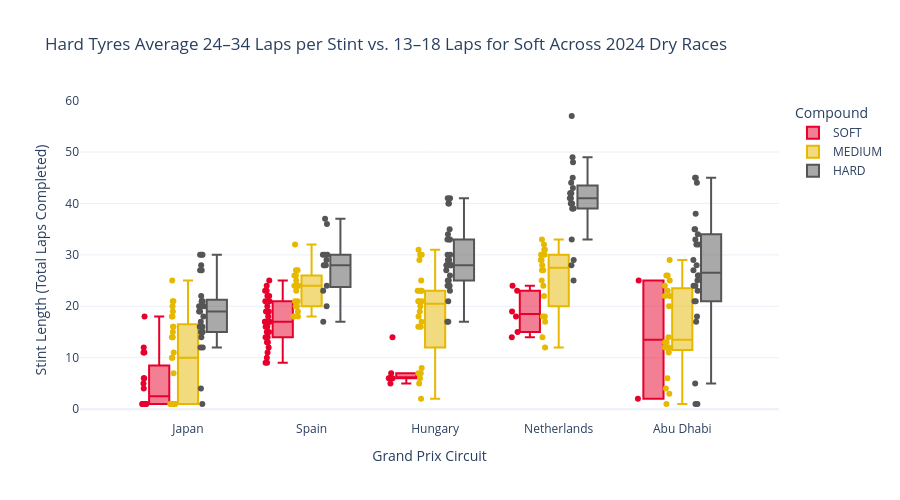

Write notebook code for a chart like this one.
### Code cell
fig_stints = px.box(
    stints_df,
    x="Circuit",
    y="TotalStintLaps",
    color="Compound",
    category_orders={
        "Circuit": list(DEFAULT_RACES_2024.keys()),
        "Compound": ["SOFT", "MEDIUM", "HARD"],
    },
    color_discrete_map=COMPOUND_COLORS,
    points="all",
    hover_data=["Driver", "Team", "Stint", "StartLap", "EndLap", "MaxTyreLife"],
    title="Hard Tyres Average 24–34 Laps per Stint vs. 13–18 Laps for Soft Across 2024 Dry Races",
    labels={
        "TotalStintLaps": "Stint Length (Total Laps Completed)",
        "Circuit": "Grand Prix Circuit",
        "Compound": "Tyre Compound",
    },
    template="plotly_white",
)
fig_stints.update_layout(height=500, boxmode="group", legend_title_text="Compound")
fig_stints.show()

### Figure 1 — Plotly figure (JSON) as saved in the notebook; plotly's stock layout.template omitted (floating-point values rounded to 4 significant figures; data arrays with more than 128 entries replaced by an {"elided": "..."} marker saying what was removed)
{"data": [{"alignmentgroup": "True", "boxpoints": "all", "customdata": {"elided": "60x6 mixed values"}, "hovertemplate": "Tyre Compound=SOFT<br>Grand Prix Circuit=%{x}<br>Stint Length (Total Laps Completed)=%{y}<br>Driver=%{customdata[0]}<br>Team=%{customdata[1]}<br>Stint=%{customdata[2]}<br>StartLap=%{customdata[3]}<br>EndLap=%{customdata[4]}<br>MaxTyreLife=%{customdata[5]}<extra></extra>", "legendgroup": "SOFT", "marker": {"color": "#E8002D"}, "name": "SOFT", "notched": false, "offsetgroup": "SOFT", "orientation": "v", "showlegend": true, "type": "box", "x": ["Abu Dhabi", "Abu Dhabi", "Hungary", "Hungary", "Hungary", "Hungary", "Hungary", "Hungary", "Japan", "Japan", "Japan", "Japan", "Japan", "Japan", "Japan", "Japan", "Japan", "Japan", "Japan", "Japan", "Japan", "Japan", "Japan", "Japan", "Netherlands", "Netherlands", "Netherlands", "Netherlands", "Netherlands", "Netherlands", "Spain", "Spain", "Spain", "Spain", "Spain", "Spain", "Spain", "Spain", "Spain", "Spain", "Spain", "Spain", "Spain", "Spain", "Spain", "Spain", "Spain", "Spain", "Spain", "Spain", "Spain", "Spain", "Spain", "Spain", "Spain", "Spain", "Spain", "Spain", "Spain", "Spain"], "x0": " ", "xaxis": "x", "y": [25, 2, 14, 7, 6, 6, 6, 5, 6, 1, 12, 1, 4, 1, 11, 18, 1, 5, 1, 1, 1, 11, 6, 1, 18, 23, 24, 14, 15, 19, 17, 22, 23, 19, 16, 23, 15, 24, 19, 15, 21, 20, 25, 22, 13, 18, 17, 14, 13, 12, 19, 9, 17, 16, 11, 17, 10, 9, 21, 14], "y0": " ", "yaxis": "y"}, {"alignmentgroup": "True", "boxpoints": "all", "customdata": {"elided": "112x6 mixed values"}, "hovertemplate": "Tyre Compound=MEDIUM<br>Grand Prix Circuit=%{x}<br>Stint Length (Total Laps Completed)=%{y}<br>Driver=%{customdata[0]}<br>Team=%{customdata[1]}<br>Stint=%{customdata[2]}<br>StartLap=%{customdata[3]}<br>EndLap=%{customdata[4]}<br>MaxTyreLife=%{customdata[5]}<extra></extra>", "legendgroup": "MEDIUM", "marker": {"color": "#E6B800"}, "name": "MEDIUM", "notched": false, "offsetgroup": "MEDIUM", "orientation": "v", "showlegend": true, "type": "box", "x": ["Abu Dhabi", "Abu Dhabi", "Abu Dhabi", "Abu Dhabi", "Abu Dhabi", "Abu Dhabi", "Abu Dhabi", "Abu Dhabi", "Abu Dhabi", "Abu Dhabi", "Abu Dhabi", "Abu Dhabi", "Abu Dhabi", "Abu Dhabi", "Abu Dhabi", "Abu Dhabi", "Abu Dhabi", "Abu Dhabi", "Abu Dhabi", "Abu Dhabi", "Hungary", "Hungary", "Hungary", "Hungary", "Hungary", "Hungary", "Hungary", "Hungary", "Hungary", "Hungary", "Hungary", "Hungary", "Hungary", "Hungary", "Hungary", "Hungary", "Hungary", "Hungary", "Hungary", "Hungary", "Hungary", "Hungary", "Hungary", "Hungary", "Japan", "Japan", "Japan", "Japan", "Japan", "Japan", "Japan", "Japan", "Japan", "Japan", "Japan", "Japan", "Japan", "Japan", "Japan", "Japan", "Japan", "Japan", "Japan", "Japan", "Japan", "Japan", "Japan", "Japan", "Japan", "Japan", "Japan", "Japan", "Japan", "Netherlands", "Netherlands", "Netherlands", "Netherlands", "Netherlands", "Netherlands", "Netherlands", "Netherlands", "Netherlands", "Netherlands", "Netherlands", "Netherlands", "Netherlands", "Netherlands", "Netherlands", "Netherlands", "Netherlands", "Netherlands", "Netherlands", "Netherlands", "Spain", "Spain", "Spain", "Spain", "Spain", "Spain", "Spain", "Spain", "Spain", "Spain", "Spain", "Spain", "Spain", "Spain", "Spain", "Spain", "Spain", "Spain", "Spain"], "x0": " ", "xaxis": "x", "y": [26, 25, 20, 24, 26, 29, 14, 13, 13, 4, 12, 11, 22, 12, 22, 12, 23, 6, 3, 1, 5, 18, 23, 17, 25, 16, 23, 30, 21, 21, 21, 23, 19, 23, 20, 29, 31, 30, 7, 2, 16, 8, 6, 7, 1, 1, 15, 18, 1, 14, 18, 1, 14, 21, 1, 25, 1, 10, 20, 1, 16, 1, 11, 1, 14, 10, 1, 21, 19, 16, 7, 1, 1, 28, 27, 24, 33, 30, 29, 25, 31, 32, 31, 14, 30, 29, 12, 17, 30, 22, 18, 27, 18, 27, 24, 27, 21, 23, 21, 25, 18, 18, 24, 24, 26, 26, 32, 20, 26, 19, 18, 20], "y0": " ", "yaxis": "y"}, {"alignmentgroup": "True", "boxpoints": "all", "customdata": {"elided": "118x6 mixed values"}, "hovertemplate": "Tyre Compound=HARD<br>Grand Prix Circuit=%{x}<br>Stint Length (Total Laps Completed)=%{y}<br>Driver=%{customdata[0]}<br>Team=%{customdata[1]}<br>Stint=%{customdata[2]}<br>StartLap=%{customdata[3]}<br>EndLap=%{customdata[4]}<br>MaxTyreLife=%{customdata[5]}<extra></extra>", "legendgroup": "HARD", "marker": {"color": "#555555"}, "name": "HARD", "notched": false, "offsetgroup": "HARD", "orientation": "v", "showlegend": true, "type": "box", "x": ["Abu Dhabi", "Abu Dhabi", "Abu Dhabi", "Abu Dhabi", "Abu Dhabi", "Abu Dhabi", "Abu Dhabi", "Abu Dhabi", "Abu Dhabi", "Abu Dhabi", "Abu Dhabi", "Abu Dhabi", "Abu Dhabi", "Abu Dhabi", "Abu Dhabi", "Abu Dhabi", "Abu Dhabi", "Abu Dhabi", "Abu Dhabi", "Abu Dhabi", "Abu Dhabi", "Abu Dhabi", "Abu Dhabi", "Abu Dhabi", "Abu Dhabi", "Abu Dhabi", "Hungary", "Hungary", "Hungary", "Hungary", "Hungary", "Hungary", "Hungary", "Hungary", "Hungary", "Hungary", "Hungary", "Hungary", "Hungary", "Hungary", "Hungary", "Hungary", "Hungary", "Hungary", "Hungary", "Hungary", "Hungary", "Hungary", "Hungary", "Hungary", "Hungary", "Hungary", "Hungary", "Hungary", "Hungary", "Hungary", "Japan", "Japan", "Japan", "Japan", "Japan", "Japan", "Japan", "Japan", "Japan", "Japan", "Japan", "Japan", "Japan", "Japan", "Japan", "Japan", "Japan", "Japan", "Japan", "Japan", "Japan", "Japan", "Japan", "Japan", "Japan", "Japan", "Japan", "Japan", "Japan", "Netherlands", "Netherlands", "Netherlands", "Netherlands", "Netherlands", "Netherlands", "Netherlands", "Netherlands", "Netherlands", "Netherlands", "Netherlands", "Netherlands", "Netherlands", "Netherlands", "Netherlands", "Netherlands", "Netherlands", "Netherlands", "Netherlands", "Netherlands", "Spain", "Spain", "Spain", "Spain", "Spain", "Spain", "Spain", "Spain", "Spain", "Spain", "Spain", "Spain", "Spain"], "x0": " ", "xaxis": "x", "y": [32, 33, 38, 34, 32, 29, 44, 45, 24, 21, 28, 26, 45, 21, 25, 35, 27, 18, 35, 17, 1, 1, 5, 26, 24, 23, 28, 29, 28, 24, 30, 17, 28, 26, 28, 33, 17, 41, 25, 33, 21, 41, 27, 40, 23, 40, 28, 35, 29, 24, 25, 30, 24, 34, 29, 33, 15, 30, 19, 20, 17, 27, 15, 27, 20, 21, 15, 20, 21, 22, 16, 28, 19, 12, 30, 16, 30, 18, 14, 15, 20, 21, 12, 4, 1, 44, 45, 48, 39, 42, 43, 29, 25, 40, 39, 40, 57, 41, 42, 42, 41, 49, 39, 28, 33, 30, 30, 28, 29, 28, 20, 24, 28, 23, 37, 36, 17, 30], "y0": " ", "yaxis": "y"}], "layout": {"boxmode": "group", "height": 500, "legend": {"title": {"text": "Compound"}, "tracegroupgap": 0}, "title": {"text": "Hard Tyres Average 24–34 Laps per Stint vs. 13–18 Laps for Soft Across 2024 Dry Races"}, "xaxis": {"anchor": "y", "categoryarray": ["Japan", "Spain", "Hungary", "Netherlands", "Abu Dhabi"], "categoryorder": "array", "domain": [0.0, 1.0], "title": {"text": "Grand Prix Circuit"}}, "yaxis": {"anchor": "x", "domain": [0.0, 1.0], "title": {"text": "Stint Length (Total Laps Completed)"}}}}
